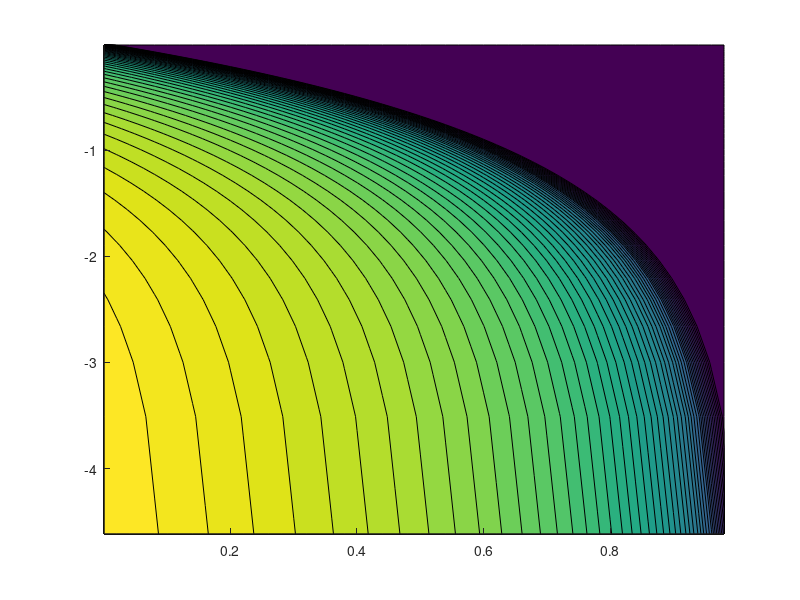

This chart was generated by the following MATLAB code: (Note: this script raises an error after producing the figure.)
clear all;
R0=3;
r=1e-4:1e-2:1-1e-4;
s=1-r;

% find the standard size of epidemics
rinf=fzero(@(x)(log(1-x)+R0*x),[1/R0 1-1e-2]); 
sinf=1-rinf; 

% point of herd immunity
rstar=1-1/R0; sstar=1/R0;


figure(1); hold on; 
%plot(r,log(1-r),'b'); % s+r=1 boundary 
%%plot(r,-R0*r,'r'); % evolution of si(e)r dynamics (i.e. both sir or seir) 
%plot([0 rinf],[0 -R0*rinf],'r'); % evolution of si(e)r dynamics (i.e. both sir or seir) 

[R,S]=meshgrid(min(r):2e-2:max(r),min(s):2e-2:max(s));
ef=1e-2; f=@(r,s)(log((1-ef)*max(1-r-s,0)+ef));
%ef=1e-2; f=@(r,s)((1-ef)*max(1-r-s,0)+ef);
I=f(R,S); Y=log(S);

%surf(R,Y,I, 'EdgeColor', 'none')
%view(0,90)
%colorbar
cMap=jet(256); %set the colomap using the "jet" scale
F2=figure(1);
[c,h]=contourf(R,Y,I,50);
set(h, 'edgecolor','none');


plot([0 rinf],[0 -R0*rinf],'r','LineWidth',2); % evolution of si(e)r dynamics (i.e. both sir or seir) 
%plot(r,-R0*r,'r'); % evolution of si(e)r dynamics (i.e. both sir or seir) 

plot(r,log(1-r),'k','LineWidth',3); % s+r=1 boundary 

thresh=10/100;
ir=find(r>1-thresh,1)-1;
plot(r(1:ir),log(1-thresh-r(1:ir)),'m','LineWidth',2); % s+r=1-thresh boundary 

xlim([0 1]);
ylim([-3.5 0]);
